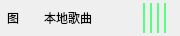
<?xml version="1.0" encoding="UTF-8"?>
<ui version="4.0">
 <class>ButtonForm</class>
 <widget class="QWidget" name="ButtonForm">
  <property name="geometry">
   <rect>
    <x>0</x>
    <y>0</y>
    <width>180</width>
    <height>36</height>
   </rect>
  </property>
  <property name="windowTitle">
   <string>Form</string>
  </property>
  <property name="styleSheet">
   <string notr="true">#ButtonStyle:hover
{
	background-color:#D8D8D8;
}</string>
  </property>
  <layout class="QHBoxLayout" name="horizontalLayout">
   <property name="spacing">
    <number>0</number>
   </property>
   <property name="leftMargin">
    <number>0</number>
   </property>
   <property name="topMargin">
    <number>0</number>
   </property>
   <property name="rightMargin">
    <number>0</number>
   </property>
   <property name="bottomMargin">
    <number>0</number>
   </property>
   <item>
    <widget class="QWidget" name="ButtonStyle" native="true">
     <property name="styleSheet">
      <string notr="true"/>
     </property>
     <layout class="QHBoxLayout" name="horizontalLayout_2">
      <property name="spacing">
       <number>0</number>
      </property>
      <property name="leftMargin">
       <number>0</number>
      </property>
      <property name="topMargin">
       <number>0</number>
      </property>
      <property name="rightMargin">
       <number>0</number>
      </property>
      <property name="bottomMargin">
       <number>0</number>
      </property>
      <item>
       <widget class="QLabel" name="Icon">
        <property name="minimumSize">
         <size>
          <width>30</width>
          <height>30</height>
         </size>
        </property>
        <property name="maximumSize">
         <size>
          <width>30</width>
          <height>30</height>
         </size>
        </property>
        <property name="text">
         <string>图</string>
        </property>
       </widget>
      </item>
      <item>
       <widget class="QLabel" name="Text">
        <property name="minimumSize">
         <size>
          <width>90</width>
          <height>30</height>
         </size>
        </property>
        <property name="maximumSize">
         <size>
          <width>90</width>
          <height>30</height>
         </size>
        </property>
        <property name="text">
         <string>本地歌曲</string>
        </property>
       </widget>
      </item>
      <item>
       <widget class="QWidget" name="Line" native="true">
        <property name="minimumSize">
         <size>
          <width>30</width>
          <height>30</height>
         </size>
        </property>
        <property name="maximumSize">
         <size>
          <width>30</width>
          <height>30</height>
         </size>
        </property>
        <property name="styleSheet">
         <string notr="true">QLabel
{
	background-color:rgb(85, 255, 127);
}</string>
        </property>
        <layout class="QHBoxLayout" name="horizontalLayout_3">
         <property name="spacing">
          <number>3</number>
         </property>
         <property name="leftMargin">
          <number>0</number>
         </property>
         <property name="topMargin">
          <number>0</number>
         </property>
         <property name="rightMargin">
          <number>0</number>
         </property>
         <property name="bottomMargin">
          <number>0</number>
         </property>
         <item>
          <widget class="QLabel" name="label">
           <property name="minimumSize">
            <size>
             <width>2</width>
             <height>0</height>
            </size>
           </property>
           <property name="maximumSize">
            <size>
             <width>2</width>
             <height>16777215</height>
            </size>
           </property>
           <property name="text">
            <string/>
           </property>
          </widget>
         </item>
         <item>
          <widget class="QLabel" name="label_2">
           <property name="minimumSize">
            <size>
             <width>2</width>
             <height>0</height>
            </size>
           </property>
           <property name="maximumSize">
            <size>
             <width>2</width>
             <height>16777215</height>
            </size>
           </property>
           <property name="text">
            <string/>
           </property>
          </widget>
         </item>
         <item>
          <widget class="QLabel" name="label_3">
           <property name="minimumSize">
            <size>
             <width>2</width>
             <height>0</height>
            </size>
           </property>
           <property name="maximumSize">
            <size>
             <width>2</width>
             <height>16777215</height>
            </size>
           </property>
           <property name="text">
            <string/>
           </property>
          </widget>
         </item>
         <item>
          <widget class="QLabel" name="label_4">
           <property name="minimumSize">
            <size>
             <width>2</width>
             <height>0</height>
            </size>
           </property>
           <property name="maximumSize">
            <size>
             <width>2</width>
             <height>16777215</height>
            </size>
           </property>
           <property name="text">
            <string/>
           </property>
          </widget>
         </item>
        </layout>
       </widget>
      </item>
     </layout>
    </widget>
   </item>
  </layout>
 </widget>
 <resources/>
 <connections/>
</ui>
